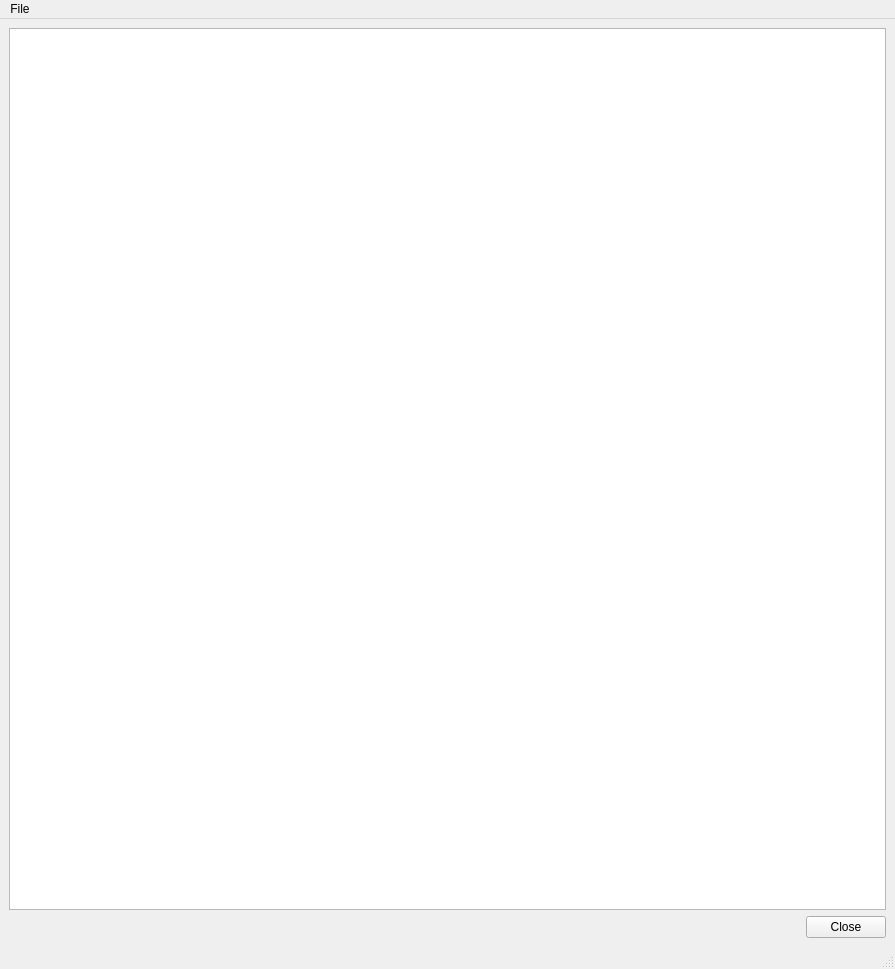
<ui version="4.0" >
 <class>HelpWidget</class>
 <widget class="QMainWindow" name="HelpWidget" >
  <property name="geometry" >
   <rect>
    <x>0</x>
    <y>0</y>
    <width>895</width>
    <height>969</height>
   </rect>
  </property>
  <property name="windowTitle" >
   <string>Help Browser</string>
  </property>
  <widget class="QWidget" name="centralwidget" >
   <property name="geometry" >
    <rect>
     <x>0</x>
     <y>25</y>
     <width>895</width>
     <height>919</height>
    </rect>
   </property>
   <layout class="QVBoxLayout" name="verticalLayout" >
    <item>
     <widget class="QTextBrowser" name="textBrowser" />
    </item>
    <item>
     <layout class="QHBoxLayout" name="horizontalLayout" >
      <item>
       <spacer name="horizontalSpacer" >
        <property name="orientation" >
         <enum>Qt::Horizontal</enum>
        </property>
        <property name="sizeHint" stdset="0" >
         <size>
          <width>40</width>
          <height>20</height>
         </size>
        </property>
       </spacer>
      </item>
      <item>
       <widget class="QPushButton" name="closeButton" >
        <property name="text" >
         <string>Close</string>
        </property>
       </widget>
      </item>
     </layout>
    </item>
   </layout>
  </widget>
  <widget class="QMenuBar" name="menubar" >
   <property name="geometry" >
    <rect>
     <x>0</x>
     <y>0</y>
     <width>895</width>
     <height>25</height>
    </rect>
   </property>
   <widget class="QMenu" name="menuFile" >
    <property name="title" >
     <string>File</string>
    </property>
    <addaction name="actionClose" />
   </widget>
   <addaction name="menuFile" />
  </widget>
  <widget class="QStatusBar" name="statusbar" >
   <property name="geometry" >
    <rect>
     <x>0</x>
     <y>944</y>
     <width>895</width>
     <height>25</height>
    </rect>
   </property>
  </widget>
  <action name="actionClose" >
   <property name="text" >
    <string>Close</string>
   </property>
  </action>
 </widget>
 <resources/>
 <connections/>
</ui>
